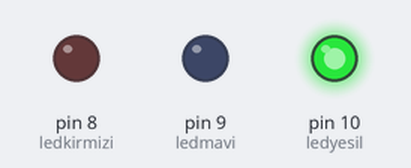
A sketch run on a simulated Arduino Uno, built with avr-gcc and run on an emulated ATmega328P. Parts: output pins drawn as LEDs (lit = HIGH).

Above: at 0.05 s.
At 1.45 s:
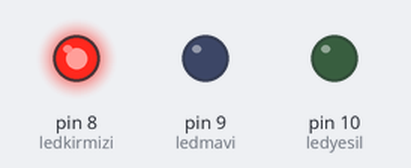
At 2.85 s:
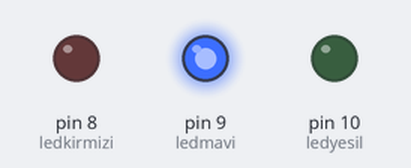
Timing chart, 0 to 3.1 s (numbered marks = the images above):
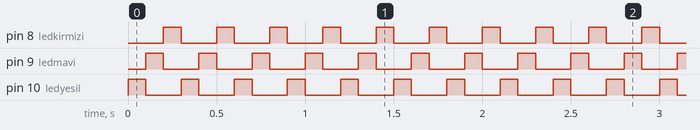

Measured:
- by itself, pin 8 (ledkirmizi), pin 9 (ledmavi), pin 10 (ledyesil): alternates HIGH for 0.10 s and LOW for 0.20 s

The sketch:

sketch_jul27a.ino
```cpp
 int ledkirmizi = 8;
 int ledmavi = 9;
 int ledyesil = 10;

int sayac = 0;

void setup()
{
pinMode(ledkirmizi,OUTPUT);
pinMode(ledmavi,OUTPUT);
pinMode(ledyesil,OUTPUT);


}

void loop()
{

     if(sayac == 0)
     {

digitalWrite(ledyesil,HIGH);
digitalWrite(ledmavi,LOW);
digitalWrite(ledkirmizi,LOW);
sayac = 1;
delay(100);
     }
 else if(sayac == 1)
{
  digitalWrite(ledyesil,LOW);
digitalWrite(ledmavi,HIGH);
digitalWrite(ledkirmizi,LOW);
sayac = 2;
delay(100);

  }
  else
  {
    digitalWrite(ledyesil,LOW);
digitalWrite(ledmavi,LOW);
digitalWrite(ledkirmizi,HIGH);
sayac = 0;
delay(100);


    }


}
```
